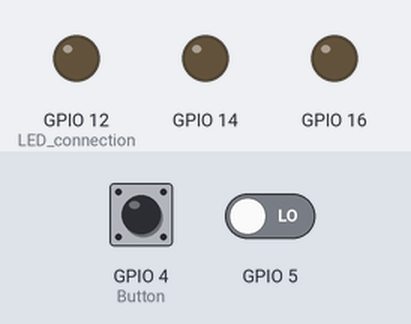
Bench run of a sketch on a simulated ESP8266 (NodeMCU). Parts: output pins drawn as LEDs (lit = HIGH). Dashed ring = blinking. The test bench sets the inputs (shaded band); at power-on: GPIO 4 (Button) LOW, GPIO 5 LOW.

Above: at 1.8 s.
1.9 s: GPIO 4 (Button) pulled HIGH for 3.2 s
At 3.8 s:
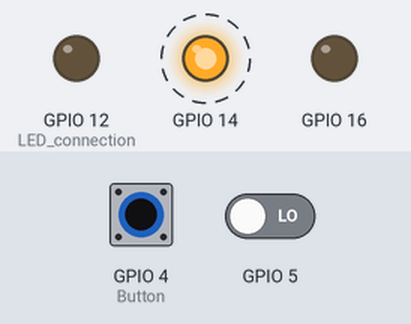
7.5 s: GPIO 4 (Button) pulled HIGH for 0.6 s
At 9.8 s:
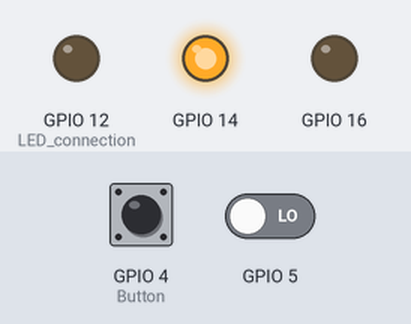
11.5 s: GPIO 4 (Button) pulled HIGH for 1 s
At 14.9 s:
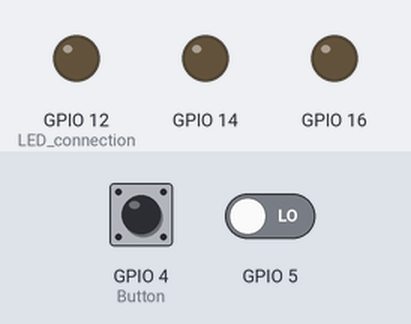
15.5 s: GPIO 4 (Button) driven HIGH and GPIO 5 driven HIGH
At 19.1 s:
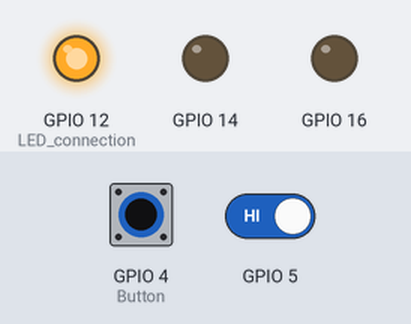
Timing chart, 0 to 25.5 s (numbered marks = the images above; inputs shaded):
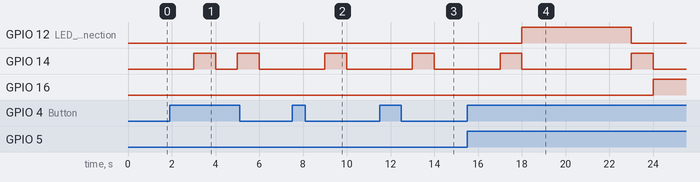

Measured:
- after the input at 1.9 s, GPIO 14: alternates HIGH for 1.0 s and LOW for 1.0 s, starting after 1.1 s
- after the input at 7.5 s, GPIO 14: LOW → HIGH after 1.5 s, → LOW 1.0 s later
- after the input at 11.5 s, GPIO 14: LOW → HIGH after 1.5 s, → LOW 1.0 s later
- after the input at 15.5 s, GPIO 12 (LED_connection): LOW → HIGH after 2.5 s, → LOW 5.0 s later; GPIO 14: alternates HIGH for 1.0 s and LOW for 5.0 s, starting after 1.5 s; GPIO 16: LOW → HIGH after 8.5 s

The sketch:

Traffic_Light_for_ESP-12E.ino
```cpp
#include <ESP8266WiFi.h>
#include <DNSServer.h>
#include <ESP8266WebServer.h>

#define YELLOWBLINK 1 // States and time parameteres declaring
#define YELLOWUP 2
#define REDLIGHT  3
#define YELLOWDOWN 4
#define GREENLIGHT  5
#define GREENWAVE 6

#define T1 1000
#define T2 5000
#define T3 T2*3

int state = YELLOWBLINK; //Current state initialization
int nextState; //Variable for next state keeping

bool activeGreenWave = false; //"Green Wave" activated flag

const char *ssid = "Traffic Light";

const byte DNS_PORT = 53;

IPAddress apIP(192, 168, 1, 1);
DNSServer dnsServer;
ESP8266WebServer webServer(80);


void handleRoot() //Request handler
{
  if(webServer.hasArg("t") == false) //If request has not got any parameters
  {
      return;  //End of request handling
  }

  activeGreenWave = true;  //If request has been handled correctly the "Green Wave" activates
}


void setup()
{
  pinMode(12,OUTPUT); //LED connection
  pinMode(14,OUTPUT); //
  pinMode(16,OUTPUT);

  WiFi.mode(WIFI_AP);
  WiFi.softAPConfig(apIP, apIP, IPAddress(255, 255, 255, 0));
  WiFi.softAP(ssid);

  webServer.on("/", handleRoot);
  webServer.begin();
}


void loop() //Program entry point
{
    dnsServer.processNextRequest(); //Ability to process a request when it is received
    webServer.handleClient(); //Request processing
    StateTransition(); //Inputs and outputs function call
    state = nextState; //Next state appropriation
}


void StateTransition()  //Inputs and outputs function description
{
       switch(state)
       {
         case YELLOWBLINK:

              if(digitalRead(4) == HIGH) //Button read
              {
                  nextState = YELLOWUP;
              }

              else if(digitalRead(4) == LOW)
              {
                  nextState = YELLOWBLINK;
              }

              break;

          case YELLOWUP:

              if(digitalRead(4) == LOW || digitalRead(5) == LOW)
              {
                  nextState = YELLOWBLINK;
              }

              else if (digitalRead(5) == HIGH)
              {
                  nextState = REDLIGHT;
              }

              break;

          case REDLIGHT:

              if(digitalRead(4) == LOW || digitalRead(5) == LOW)
              {
                  nextState = YELLOWBLINK;
              }

              else if (digitalRead(5) == HIGH)
              {
                  nextState = YELLOWDOWN;
              }

              break;

          case YELLOWDOWN:

              if(digitalRead(4) == LOW || digitalRead(5) == LOW)
              {
                  nextState = YELLOWBLINK;
              }

              else if (digitalRead(5) == HIGH)
              {
                  nextState = GREENLIGHT;
              }

              if(activeGreenWave) //If the request was successfully processed
              {
                nextState = GREENWAVE;  //Direct activation of the "Green Wave"
              }

              break;

          case GREENLIGHT:

              if(digitalRead(4) == LOW || digitalRead(5) == LOW)
              {
                  nextState = YELLOWBLINK;
              }

              else if (digitalRead(5) == HIGH)
              {
                  nextState = YELLOWUP;
              }

              break;


          case GREENWAVE: //"Green Wave" regime

                nextState = YELLOWUP;
                activeGreenWave = false; //Resetting the flag to turn on the mode
                webServer.send(200, "text/plain", "OK"); //Sending a positive result of the query to the client

              break;


          default:
              nextState = YELLOWBLINK;
              break;
      }

      switch(state)
      {
        case REDLIGHT:
          digitalWrite(12,HIGH);
          digitalWrite(14,LOW);
          digitalWrite(16,LOW);
          delay(T2); //System function of the state for a certain amount of time
          break;

        case YELLOWUP:
          digitalWrite(12,LOW);
          digitalWrite(14,HIGH);
          digitalWrite(16,LOW);
          delay(T1);
          break;

        case YELLOWDOWN:
          digitalWrite(12,LOW);
          digitalWrite(14,HIGH);
          digitalWrite(16,LOW);
          delay(T1);
          break;

        case GREENLIGHT:
          digitalWrite(12,LOW);
          digitalWrite(14,LOW);
          digitalWrite(16,HIGH);
          delay(T2);
          break;

        case YELLOWBLINK:
          digitalWrite(12,LOW);
          digitalWrite(14,LOW);
          digitalWrite(16,LOW);
          delay(T1);
          break;

        case GREENWAVE:
          digitalWrite(12,LOW);
          digitalWrite(14,LOW);
          digitalWrite(16,HIGH);
          delay(T3);
      }
}
```
